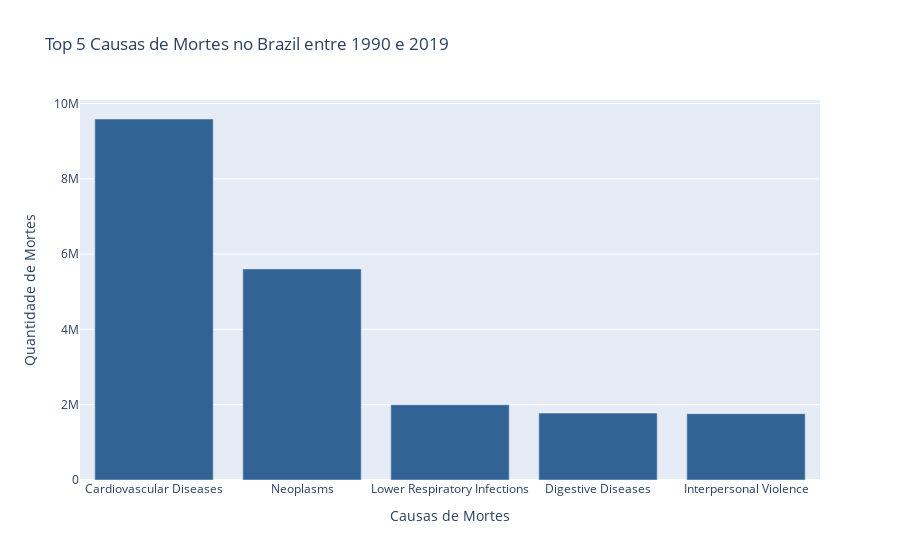

The code cell stored with this chart in its notebook:
### Markdown cell above
### Visualizando Gráfico

### Code cell
top5_doencas('Brazil')

### Figure 1 — Plotly figure (JSON) as saved in the notebook; plotly's stock layout.template omitted (floating-point values rounded to 4 significant figures)
{"data": [{"alignmentgroup": "True", "hovertemplate": "variable=0<br>Causas de Mortes=%{x}<br>Quantidade de Mortes=%{y}<extra></extra>", "legendgroup": "0", "marker": {"color": "#316395", "pattern": {"shape": ""}}, "name": "0", "offsetgroup": "0", "orientation": "v", "showlegend": true, "textposition": "auto", "type": "bar", "x": ["Cardiovascular Diseases", "Neoplasms", "Lower Respiratory Infections", "Digestive Diseases", "Interpersonal Violence"], "xaxis": "x", "y": [9589019, 5606779, 1997167, 1776565, 1762967], "yaxis": "y"}], "layout": {"barmode": "relative", "legend": {"title": {"text": "variable"}, "tracegroupgap": 0}, "showlegend": false, "title": {"text": "Top 5 Causas de Mortes no Brazil entre 1990 e 2019"}, "xaxis": {"anchor": "y", "domain": [0, 1], "title": {"text": "Causas de Mortes"}}, "yaxis": {"anchor": "x", "domain": [0, 1], "title": {"text": "Quantidade de Mortes"}}}}
